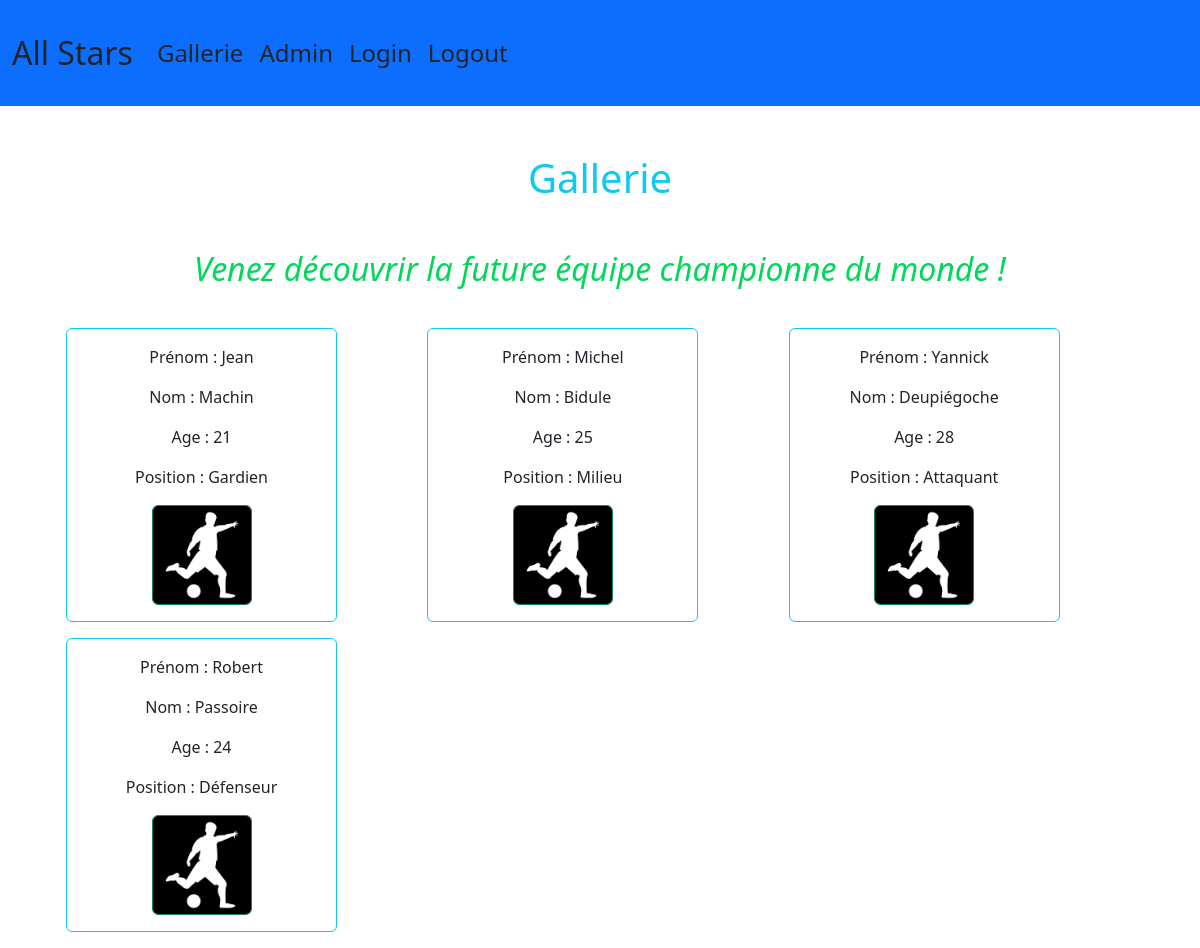
The page / on the database its author committed.
### tables this page shows
CREATE TABLE IF NOT EXISTS `players` (
  `player_id` int NOT NULL AUTO_INCREMENT,
  `player_firstname` varchar(250) NOT NULL,
  `player_lastname` varchar(250) NOT NULL,
  `age` int NOT NULL,
  `position` varchar(250) NOT NULL,
  `image` varchar(250) NOT NULL,
  PRIMARY KEY (`player_id`)
);

### index.php (the view)
<?php
include('parts/header.php');
include('utils/connect.php');
$request = $pdo->prepare('SELECT * FROM players');
$request->execute();
$players = $request->fetchAll();
?>
<h1 class="text-center my-5 text-info">Gallerie</h1>
<h2 class="text-center fst-italic">Venez découvrir la future équipe championne du monde !</h2>
<div class="container">
    <div class="d-flex flex-wrap p-3">
        <?php foreach ($players as $player) : ?>
            <div class="col-3 rounded mx-auto d-block border border-info ms-2 mt-3">
                <p class="text-center mt-3">Prénom : <?php echo ($player['player_firstname']) ?></p>
                <p class="text-center">Nom : <?php echo ($player['player_lastname']) ?></p>
                <p class="text-center">Age : <?php echo ($player['age']) ?></p>
                <p class="text-center">Position : <?php echo ($player['position']) ?></p>
                <img src="http:\\localhost\tp_php\<?php echo $player["image"] ?>" class="rounded mx-auto d-block border border-success mb-3" alt="photo_du_joueur" width="100" height="100">
            </div>
        <?php endforeach; ?>
    </div>
</div>

### parts/header.php (shortened to what this page needs)
<!DOCTYPE html>
<html lang="fr">
<head>
    <link href="https://cdn.jsdelivr.net/npm/bootstrap@5.3.0/dist/css/bootstrap.min.css" rel="stylesheet">
    <link rel="stylesheet" type="text/css" href="css/style.css" />
</head>
<body>
    <?php
    include('navbar.php');
    ?>

### parts/navbar.php (shortened to what this page needs)
<header>
    <nav class="navbar navbar-expand-lg navbar-light bg-primary py-4">
        <div class="container-fluid">
            <a class="navbar-brand fs-2 text-dark" href="#">All Stars</a>
            <div class="collapse navbar-collapse" id="navbarNavAltMarkup">
                <div class="navbar-nav">
                    <a class="nav-link fs-4 text-dark" href="index.php">Gallerie</a>
                    <a class="nav-link fs-4 text-dark" href="admin.php">Admin</a>
                    <a class="nav-link fs-4 text-dark" href="login.php">Login</a>
                    <a class="nav-link fs-4 text-dark" href="logout.php">Logout</a>
                </div>
            </div>
        </div>
    </nav>
</header>

### css/style.css (style rules this page uses)
h2 { color: #01d758; }
a { text-decoration: none; }

### rows shown on the page
players: player_firstname "Jean", player_lastname "Machin", age "21", position "Gardien", image (picture)
players: player_firstname "Michel", player_lastname "Bidule", age "25", position "Milieu", image (picture)
players: player_firstname "Yannick", player_lastname "Deupiégoche", age "28", position "Attaquant", image (picture)
players: player_firstname "Robert", player_lastname "Passoire", age "24", position "Défenseur", image (picture)
